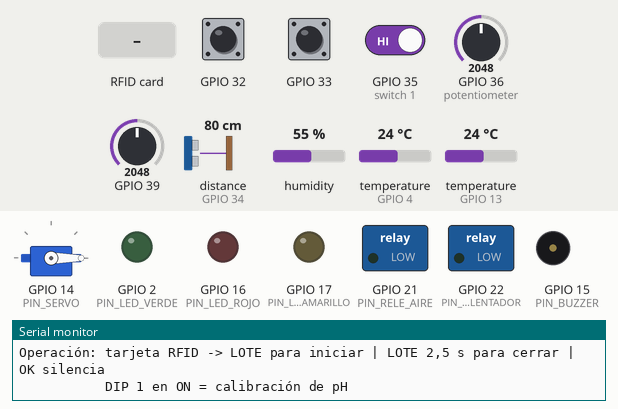
This sketch was run on a simulated ESP32. On the bench: servo, switched loads named in the sketch (green lamp = pin HIGH), output pins drawn as LEDs (lit = HIGH), buzzer (waves = sounding), the last lines printed to the serial monitor. Wiring (from diagram.json): ultrasonic range finder: trigger GPIO 25; echo GPIO 34. Dashed ring = blinking. The test bench sets the inputs (shaded band); at power-on: GPIO 35 (switch 1) HIGH, GPIO 33 HIGH, GPIO 32 HIGH, GPIO 36 (potentiometer) = 2048, GPIO 39 = 2048, distance to the obstacle (sensor on GPIO 34) 80 cm, humidity 55 %, temperature (sensors on GPIO 4, GPIO 13) 24 °C (analog values on the 0–4095 scale). WiFi joins after 1.5 s; servers stay silent unless stated; the local clock reads 2024-03-15 10:24:30 at power-on unless the sketch sets it; storage starts empty; EEPROM starts erased; servo pulses on a pin are drawn as a servo (544–2400 µs = 0–180°); pins used as bus, display or sensor lines are not drawn.

Above: at 1.6 s.
1.7 s: GPIO 35 (switch 1) driven LOW
At 3.25 s:
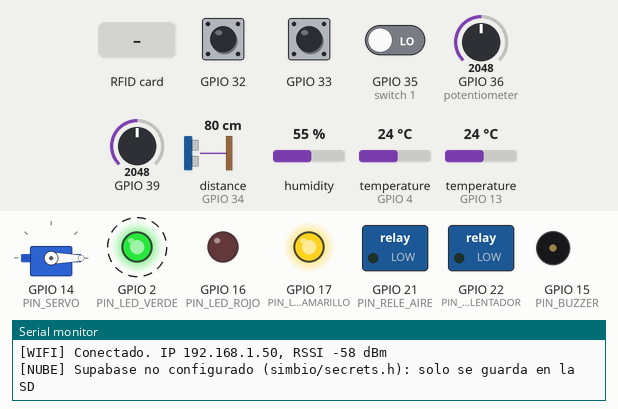
5.2 s: GPIO 33 pulled LOW for 0.15 s
At 5.46 s:
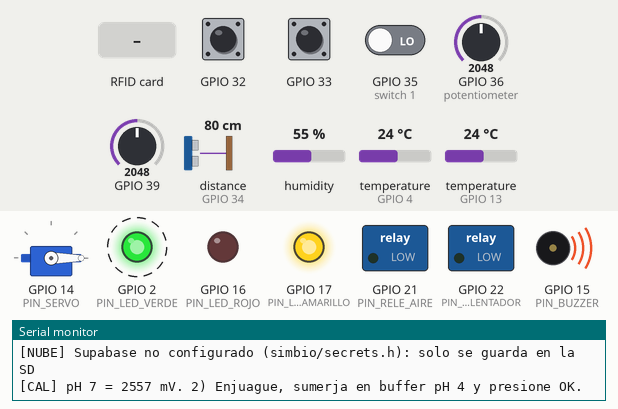
8.7 s: GPIO 33 pulled LOW for 1 s
At 11.25 s:
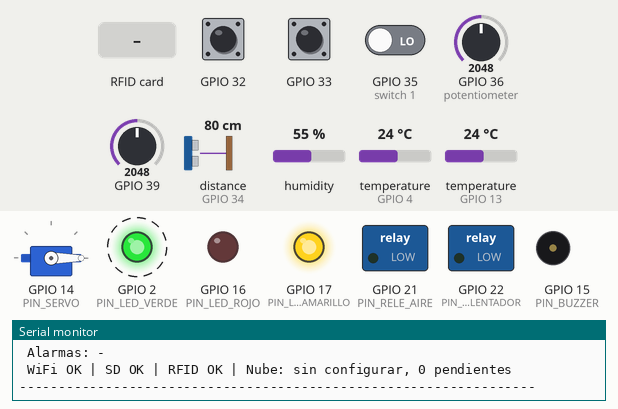
12.2 s: GPIO 35 (switch 1) driven HIGH
At 14.08 s:
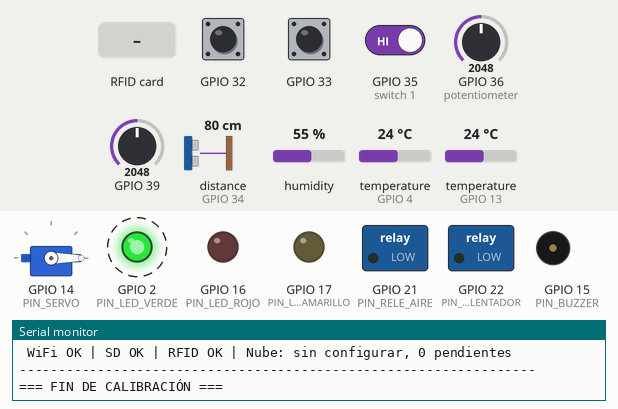
20.6 s: RFID card 5E 7A 19 C4 held to the reader
At 21.7 s:
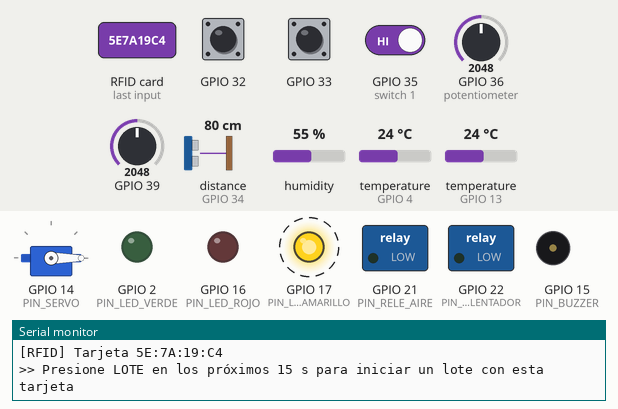
24.1 s: GPIO 32 pulled LOW for 0.15 s
At 25.8 s:
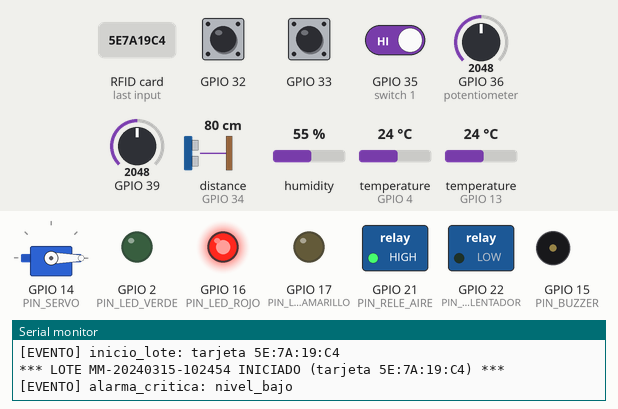
Timing chart, 0 to 46.5 s (numbered marks = the images above; inputs shaded):
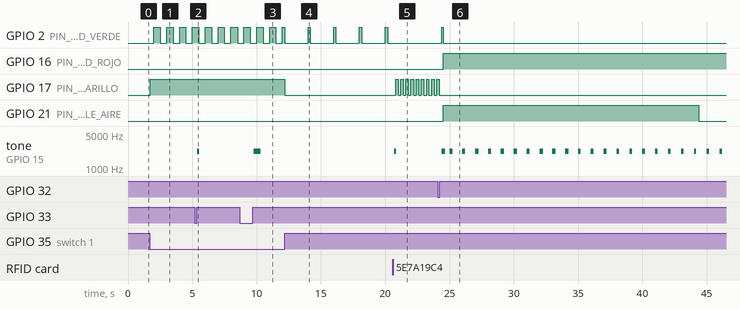

The sketch:

simbio.ino
```cpp
// =====================================================================
//  SIMBIO – Sistema IoT de monitoreo, control y trazabilidad por lote
//  para la producción artesanal de bioinsumos (activación líquida de MM)
//  Universidad de Caldas – Automatización y Control / Fundamentos de IoT
//
//  Entradas (6): pH, temperatura del líquido, nivel, gases, RFID del lote,
//                temperatura y humedad ambiente
//  Salidas  (4): bomba de aire, calentador, válvula de melaza (servo),
//                alarma (semáforo + buzzer)
//
//  Arduino IDE: placa "ESP32 Dev Module". Modo simulación/real en config.h.
//  Para Wokwi: Sketch -> Export Compiled Binary (Opción+Cmd+S).
//  Monitor serie a 115200. Escriba "ayuda" para ver los comandos.
// =====================================================================
#include "simbio.h"
#include <SPI.h>
#include <WiFi.h>

Estado E;
SemaphoreHandle_t spiMutex;

static const char *textoModo() {
  switch (E.modo) {
    case Modo::ESPERA: return "ESPERA";
    case Modo::ARMADO: return "ARMADO";
    case Modo::OPERACION: return "OPERACION";
    case Modo::CALIBRACION: return "CALIBRACION";
  }
  return "?";
}

static String fmtNum(float v, bool ok, int dec, const char *unidad) {
  if (!ok || isnan(v)) return "--";
  return String(v, dec) + unidad;
}

void imprimirEstado() {
  const Lecturas &L = E.lec;
  bool est;
  uint32_t ep = epochAhora(est);
  char hora[24] = "sin hora";
  if (ep > 0) fmtLocal(ep, hora, sizeof(hora), "%Y-%m-%d %H:%M:%S");
  Serial.println("------------------------------------------------------------------");
  Serial.printf(" %s%s | modo %s", hora, est && ep ? " (estimada)" : "", textoModo());
  if (E.lote.activo) Serial.printf(" | lote %s, %lu s", E.lote.id, (unsigned long)loteSegundos());
  Serial.println();
  Serial.printf(" pH %s (%s) | T liquido %s (SP %.1f) | T amb %s HR %s\n",
                fmtNum(L.ph, L.okPh, 2, "").c_str(), fmtNum(L.phMv, L.okPh, 0, " mV").c_str(),
                fmtNum(L.tempLiq, L.okTemp, 2, " C").c_str(), E.setpoint,
                fmtNum(L.tempAmb, L.okDht, 1, " C").c_str(), fmtNum(L.humAmb, L.okDht, 0, " %").c_str());
  Serial.printf(" Nivel %s (%s) | Gas %s\n",
                fmtNum(L.nivelCm, L.okNivel, 1, " cm").c_str(), fmtNum(L.volumenL, L.okNivel, 2, " L").c_str(),
                L.okGas ? fmtNum(L.gasIdx, true, 0, "/100").c_str() : "precalentando");
  Serial.printf(" Aire %s | Calentador %s | Valvula %s | Aire acum %.1f min | Dosis %u\n",
                E.sal.aire ? "ON" : "off", E.sal.calentador ? "ON" : "off",
                E.sal.valvula ? "ABIERTA" : "cerrada", E.lote.aireS / 60.0f, E.lote.dosis);
  Serial.printf(" Alarmas: %s%s\n", textoAlarmas(E.alarmas).c_str(),
                (E.silenciadas ? " (sonido silenciado)" : ""));
  Serial.printf(" WiFi %s | SD %s | RFID %s | Nube: %s, %lu pendientes\n",
                E.wifiOk ? "OK" : "no", E.sdOk ? "OK" : "no", E.rfidOk ? "OK" : "no",
                nubeConfigurada() ? "Supabase" : "sin configurar", (unsigned long)colaPendientes());
  Serial.println("------------------------------------------------------------------");
}

static void ayuda() {
  Serial.println(
    "\nComandos (Monitor serie):\n"
    "  estado        muestra lecturas y salidas\n"
    "  sp <C>        cambia el setpoint de temperatura (ej. sp 30)\n"
    "  dosis         fuerza una dosis de melaza\n"
    "  cerrar        cierra el lote activo\n"
    "  sd            lista los archivos de la SD\n"
    "  csv           muestra el CSV del lote actual\n"
    "  calreset      vuelve a la calibración de pH por defecto\n"
    "  wifi          estado de la red\n"
    "  reiniciar     reinicia el ESP32 (prueba de reanudación del lote)\n"
    "Operación: tarjeta RFID -> LOTE para iniciar | LOTE 2,5 s para cerrar | OK silencia\n"
    "           DIP 1 en ON = calibración de pH\n");
}

static void comandos() {
  static String linea;
  while (Serial.available()) {
    char c = Serial.read();
    if (c == '\r') continue;
    if (c != '\n') {
      if (linea.length() < 60) linea += c;
      continue;
    }
    linea.trim();
    String cmd = linea;
    linea = "";
    cmd.toLowerCase();
    if (cmd.isEmpty()) continue;
    if (cmd == "ayuda" || cmd == "help") ayuda();
    else if (cmd == "estado") imprimirEstado();
    else if (cmd.startsWith("sp ")) setpointGuardar(cmd.substring(3).toFloat());
    else if (cmd == "dosis") controlForzarDosis();
    else if (cmd == "cerrar") loteCerrar("comando serie");
    else if (cmd == "sd") sdListar();
    else if (cmd == "csv") sdVolcarCsvLote();
    else if (cmd == "calreset") calRestablecer();
    else if (cmd == "wifi") Serial.printf("[WIFI] %s, IP %s, RSSI %d\n", E.wifiOk ? "conectado" : "desconectado",
                                          WiFi.localIP().toString().c_str(), WiFi.RSSI());
    else if (cmd == "reiniciar") { if (E.lote.activo) loteGuardar(); delay(100); ESP.restart(); }
    else Serial.println("Comando no reconocido. Escriba \"ayuda\".");
  }
}

void setup() {
  Serial.begin(115200);
  delay(300);
  Serial.println("\n==================================================================");
  Serial.printf(" SIMBIO %s  –  %s  (%s)\n", VERSION_FW, DISPOSITIVO_ID,
                SIMBIO_SIM ? "SIMULACION Wokwi, tiempos acelerados" : "prototipo real");
  Serial.println(" Trazabilidad por lote – activación líquida de MM");
  Serial.println("==================================================================");

  spiMutex = xSemaphoreCreateMutex();

  // Bus SPI compartido: RC522 (CS 5) y SD (CS 26). Ambos CS en alto antes de iniciar.
  pinMode(PIN_RFID_SS, OUTPUT);
  digitalWrite(PIN_RFID_SS, HIGH);
  pinMode(PIN_SD_CS, OUTPUT);
  digitalWrite(PIN_SD_CS, HIGH);
  SPI.begin(PIN_SPI_SCK, PIN_SPI_MISO, PIN_SPI_MOSI);

  tiempoInicio();
  actuadoresInicio();
  sensoresInicio();
  registroInicio();
  loteInicio();
  nubeInicio();
  ayuda();
}

void loop() {
  sensoresActualizar();
  loteActualizar();
  controlActualizar();
  actuadoresActualizar();
  tiempoActualizar();
  registroActualizar();
  comandos();
  delay(5);
}
```

actuadores.cpp
```cpp
// =====================================================================
//  SIMBIO – Actuadores: relés, servo (válvula de melaza), semáforo, buzzer
// =====================================================================
#include "simbio.h"

// ---- Compatibilidad del PWM (LEDC) con el núcleo ESP32 2.x y 3.x ----
// El gestor de placas de Arduino IDE instala hoy el núcleo 3.x, que usa pines
// en lugar de canales. Este bloque permite compilar con cualquiera de los dos.
#if ESP_ARDUINO_VERSION_MAJOR >= 3
#define PWM_SERVO  PIN_SERVO
#define PWM_BUZZER PIN_BUZZER
static void pwmIniciar(uint8_t pin, uint8_t, uint32_t frec, uint8_t bits) { ledcAttach(pin, frec, bits); }
#else
#define PWM_SERVO  CANAL_LEDC_SERVO
#define PWM_BUZZER CANAL_LEDC_BUZZER
static void pwmIniciar(uint8_t pin, uint8_t canal, uint32_t frec, uint8_t bits) {
  ledcSetup(canal, frec, bits);
  ledcAttachPin(pin, canal);
}
#endif

static int anguloServo = -1;
static uint32_t pitidoHastaMs = 0;
static bool buzzerEncendido = false;

static void rele(uint8_t pin, bool encendido) {
  bool nivel = RELE_ACTIVO_ALTO ? encendido : !encendido;
  digitalWrite(pin, nivel ? HIGH : LOW);
}

// Servo por LEDC a 50 Hz (16 bits): sin librerías externas
static void servoAngulo(int grados) {
  if (grados == anguloServo) return;
  anguloServo = grados;
  uint32_t us = map(constrain(grados, 0, 180), 0, 180, 500, 2400);
  uint32_t duty = (uint32_t)((uint64_t)us * 65535ULL / 20000ULL);
  ledcWrite(PWM_SERVO, duty);
}

static void buzzer(bool on) {
  if (on == buzzerEncendido) return;
  buzzerEncendido = on;
#if BUZZER_ACTIVO
  digitalWrite(PIN_BUZZER, on ? HIGH : LOW);
#else
  ledcWriteTone(PWM_BUZZER, on ? 2200 : 0);
#endif
}

void buzzerPitido(uint16_t ms) { pitidoHastaMs = millis() + ms; }

void actuadoresInicio() {
  pinMode(PIN_RELE_AIRE, OUTPUT);
  pinMode(PIN_RELE_CALENTADOR, OUTPUT);
  rele(PIN_RELE_AIRE, false);
  rele(PIN_RELE_CALENTADOR, false);

  pinMode(PIN_LED_ROJO, OUTPUT);
  pinMode(PIN_LED_AMARILLO, OUTPUT);
  pinMode(PIN_LED_VERDE, OUTPUT);

  pwmIniciar(PIN_SERVO, CANAL_LEDC_SERVO, 50, 16);
  servoAngulo(SERVO_CERRADO_GRAD);

#if BUZZER_ACTIVO
  pinMode(PIN_BUZZER, OUTPUT);
  digitalWrite(PIN_BUZZER, LOW);
#else
  pwmIniciar(PIN_BUZZER, CANAL_LEDC_BUZZER, 2200, 10);
  ledcWrite(PWM_BUZZER, 0);
#endif
}

static void leds(bool r, bool a, bool v) {
  digitalWrite(PIN_LED_ROJO, r);
  digitalWrite(PIN_LED_AMARILLO, a);
  digitalWrite(PIN_LED_VERDE, v);
}

static void semaforo() {
  uint32_t t = millis();
  bool lento = (t % 2000) < 150;     // destello corto cada 2 s
  bool rapido = (t % 400) < 200;
  bool medio = (t % 1000) < 500;
  uint32_t avisos = E.alarmas & ~AL_CRITICAS;
  uint32_t criticas = E.alarmas & AL_CRITICAS;

  switch (E.modo) {
    case Modo::CALIBRACION:
      leds(false, true, medio);
      break;
    case Modo::ARMADO:
      leds(false, rapido, false);
      break;
    case Modo::ESPERA:
      if (criticas || avisos) leds(false, lento, false);
      else leds(false, false, lento);
      break;
    case Modo::OPERACION:
      if (criticas) leds(true, false, false);
      else if (avisos) leds(false, true, false);
      else leds(false, false, true);
      break;
  }
}

void actuadoresActualizar() {
  rele(PIN_RELE_AIRE, E.sal.aire);
  rele(PIN_RELE_CALENTADOR, E.sal.calentador);
  servoAngulo(E.sal.valvula ? SERVO_ABIERTO_GRAD : SERVO_CERRADO_GRAD);
  semaforo();

  // Buzzer: alarmas críticas no silenciadas (patrón 200 ms / 1 s) o pitido de confirmación
  bool alarmaSonora = E.modo == Modo::OPERACION &&
                      (E.alarmas & AL_CRITICAS & ~E.silenciadas) != 0 &&
                      (millis() % 1000) < 200;
  bool pitido = (int32_t)(pitidoHastaMs - millis()) > 0;
  buzzer(alarmaSonora || pitido);
}
```

control.cpp
```cpp
// =====================================================================
//  SIMBIO – Control del proceso y alarmas
//   * Temperatura: on/off con histéresis ±0,5 °C + enclavamientos
//   * Aireación: ciclos ON/OFF con minutos acumulados
//   * Melaza: dosis programadas con el servo (válvula de pinza)
// =====================================================================
#include "simbio.h"

static uint32_t tControl = 0;
static uint32_t ultimoMs = 0;
static uint32_t aireMsAcum = 0;          // fracción de segundo de aireación
static bool aireFaseOn = true;
static uint32_t aireFaseInicioS = 0;
static bool dosificando = false;
static uint32_t dosisFinMs = 0;

struct NombreAlarma { uint32_t bit; const char *nombre; };
static const NombreAlarma NOMBRES[] = {
  {AL_NIVEL_BAJO, "nivel_bajo"},     {AL_NIVEL_ALTO, "nivel_alto"},
  {AL_SENSOR_NIVEL, "sensor_nivel"}, {AL_TEMP_ALTA, "temp_alta"},
  {AL_SENSOR_TEMP, "sensor_temp"},   {AL_PH_BAJO, "ph_bajo"},
  {AL_TEMP_FUERA, "temp_fuera"},     {AL_PH_ALTO, "ph_alto"},
  {AL_SENSOR_PH, "sensor_ph"},       {AL_GAS, "gas_alto"},
  {AL_DHT, "sensor_dht"},            {AL_SD, "sd"},
  {AL_SIN_RED, "sin_red"},           {AL_RFID, "rfid"},
  {AL_CAL, "ph_sin_calibrar"},
};

const char *nombreAlarma(uint32_t bit) {
  for (auto &n : NOMBRES) if (n.bit == bit) return n.nombre;
  return "?";
}

String textoAlarmas(uint32_t m) {
  if (!m) return "-";
  String s;
  for (auto &n : NOMBRES) {
    if (m & n.bit) {
      if (s.length()) s += ",";
      s += n.nombre;
    }
  }
  return s;
}

const char *textoSemaforo() {
  if (E.modo != Modo::OPERACION) return "inactivo";
  if (E.alarmas & AL_CRITICAS) return "rojo";
  if (E.alarmas) return "amarillo";
  return "verde";
}

void controlInicio() {
  ultimoMs = millis();
  aireFaseOn = true;
  aireFaseInicioS = loteSegundos();
  dosificando = false;
}

void controlForzarDosis() {
  if (!E.lote.activo) {
    Serial.println("[CONTROL] No hay lote activo");
    return;
  }
  E.lote.proxDosisS = loteSegundos();
  Serial.println("[CONTROL] Dosis manual solicitada");
}

static void evaluarAlarmas() {
  uint32_t a = 0;
  uint32_t ls = loteSegundos();
  const Lecturas &L = E.lec;

  if (!L.okNivel) a |= AL_SENSOR_NIVEL;
  else {
    if (L.nivelCm < NIVEL_MIN_CM) a |= AL_NIVEL_BAJO;
    if (L.nivelCm > NIVEL_MAX_CM) a |= AL_NIVEL_ALTO;
  }
  if (!L.okTemp) a |= AL_SENSOR_TEMP;
  else {
    if (L.tempLiq >= T_MAX_C) a |= AL_TEMP_ALTA;
    else if (fabsf(L.tempLiq - E.setpoint) > T_TOLERANCIA_C && ls > T_GRACIA_S) a |= AL_TEMP_FUERA;
  }
  if (!L.okPh) a |= AL_SENSOR_PH;
  else {
    if (L.ph < PH_MIN_CRITICO) a |= AL_PH_BAJO;
    if (L.ph > PH_ALERTA_ALTO && ls > PH_GRACIA_S) a |= AL_PH_ALTO;
  }
  if (L.okGas && L.gasIdx > GAS_ALERTA_IDX) a |= AL_GAS;
  if (!L.okDht) a |= AL_DHT;
  if (!E.sdOk) a |= AL_SD;
  if (!E.wifiOk) a |= AL_SIN_RED;
  if (!E.rfidOk) a |= AL_RFID;
  if (!E.cal.valida) a |= AL_CAL;

  // Sin lote activo solo importan las fallas de equipo
  if (!E.lote.activo) a &= AL_INFRA;

  uint32_t nuevas = a & ~E.alarmas;
  uint32_t resueltas = E.alarmas & ~a;
  for (auto &n : NOMBRES) {
    if (nuevas & n.bit) {
      if (E.lote.activo) evento((n.bit & AL_CRITICAS) ? "alarma_critica" : "aviso", n.nombre);
      else Serial.printf("[ALARMA] %s\n", n.nombre);
    }
    if ((resueltas & n.bit) && E.lote.activo) evento("alarma_resuelta", n.nombre);
  }
  E.alarmas = a;
  E.silenciadas &= a;   // si una alarma silenciada desaparece y vuelve, suena otra vez
}

static void salidasSeguras() {
  E.sal.aire = false;
  E.sal.calentador = false;
  E.sal.valvula = false;
  dosificando = false;
}

static void controlTemperatura() {
  const Lecturas &L = E.lec;
  bool enclavado = !L.okTemp || !L.okNivel || L.nivelCm < NIVEL_MIN_CM || L.tempLiq >= T_MAX_C;
  if (enclavado) {
    E.sal.calentador = false;         // nunca calentar sin agua o sin lectura
    return;
  }
  if (L.tempLiq < E.setpoint - HISTERESIS_C) E.sal.calentador = true;
  else if (L.tempLiq > E.setpoint + HISTERESIS_C) E.sal.calentador = false;
}

static void controlAireacion(uint32_t ls, uint32_t dtMs) {
  uint32_t dur = aireFaseOn ? AIRE_ON_S : AIRE_OFF_S;
  if (ls - aireFaseInicioS >= dur) {
    aireFaseOn = !aireFaseOn;
    aireFaseInicioS = ls;
  }
  E.sal.aire = aireFaseOn;
  if (E.sal.aire) {
    aireMsAcum += dtMs;
    while (aireMsAcum >= 1000) { aireMsAcum -= 1000; E.lote.aireS++; }
  }
}

static void controlDosis(uint32_t ls) {
  if (dosificando) {
    if ((int32_t)(millis() - dosisFinMs) >= 0) {
      dosificando = false;
      E.sal.valvula = false;
      E.lote.dosis++;
      E.lote.proxDosisS = ls + DOSIS_INTERVALO_S;
      evento("dosis_melaza", String("dosis #") + E.lote.dosis + ", " + DOSIS_ABIERTA_MS + " ms");
      loteGuardar();
    }
    return;
  }
  if (ls < E.lote.proxDosisS) return;
  bool nivelOk = E.lec.okNivel && E.lec.nivelCm < NIVEL_MAX_CM - 1.0f;
  if (!nivelOk) {
    E.lote.proxDosisS = ls + DOSIS_REINTENTO_S;
    evento("dosis_pospuesta", "nivel alto o sin lectura de nivel");
    return;
  }
  dosificando = true;
  dosisFinMs = millis() + DOSIS_ABIERTA_MS;
  E.sal.valvula = true;
  Serial.println("[CONTROL] Abriendo válvula de melaza");
}

void controlActualizar() {
  uint32_t ahora = millis();
  if (ahora - tControl < 250) return;
  tControl = ahora;
  uint32_t dt = ahora - ultimoMs;
  ultimoMs = ahora;

  // Primeros 4 s: los sensores aún no tienen lectura; no evaluar para evitar falsas alarmas
  if (ahora < 4000) {
    salidasSeguras();
    return;
  }
  evaluarAlarmas();

  if (E.modo == Modo::CALIBRACION || !E.lote.activo) {
    salidasSeguras();
    return;
  }
  uint32_t ls = loteSegundos();
  controlTemperatura();
  controlAireacion(ls, dt);
  controlDosis(ls);
}
```

secrets.h
```cpp
#pragma once
// =====================================================================
//  Credenciales (NO subir este archivo a un repositorio público)
// =====================================================================

#if SIMBIO_SIM
// En Wokwi la red virtual se llama Wokwi-GUEST y no tiene clave
#define WIFI_SSID "Wokwi-GUEST"
#define WIFI_PASS ""
#else
#define WIFI_SSID "NOMBRE_DE_TU_RED"
#define WIFI_PASS "CLAVE_DE_TU_RED"
#endif

// Supabase -> Project Settings -> API (o "Connect")
//   SUPABASE_URL: https://xxxxxxxxxxxx.supabase.co   (sin "/" al final)
//   SUPABASE_KEY: la clave pública (anon / publishable), NUNCA la service_role
// Si se dejan vacías, el prototipo funciona igual y guarda los datos en la SD.
#define SUPABASE_URL ""
#define SUPABASE_KEY ""
```

Source omitted: lote.cpp (11957 bytes), nube.cpp (4920 bytes), sensores.cpp (5182 bytes), simbio.h (4733 bytes), config.h (5848 bytes), registro.cpp (12162 bytes)

Measured:
- after the input at 1.7 s, GPIO 2 (PIN_LED_VERDE): alternates HIGH for 0.48 s and LOW for 0.51 s, starting after 0.80 s; GPIO 17 (PIN_LED_AMARILLO): LOW → HIGH at once
- after the input at 5.2 s, tone on GPIO 15 (PIN_BUZZER): silent → 2200 Hz after 0.19 s, → silent 0.15 s later
- after the input at 8.7 s, tone on GPIO 15 (PIN_BUZZER): silent → 2200 Hz after 1.1 s, → silent 0.58 s later
- after the input at 12.2 s, GPIO 2 (PIN_LED_VERDE): alternates HIGH for 0.17 s and LOW for 1.8 s, starting at once; GPIO 17 (PIN_LED_AMARILLO): HIGH → LOW at once
- after the input at 20.6 s, GPIO 2 (PIN_LED_VERDE): stays LOW (without the input it goes to HIGH after 1.4 s); GPIO 17 (PIN_LED_AMARILLO): alternates HIGH for 0.20 s and LOW for 0.20 s, starting after 0.21 s; tone on GPIO 15 (PIN_BUZZER): silent → 2200 Hz after 0.12 s, → silent 0.12 s later
- after the input at 24.1 s, GPIO 16 (PIN_LED_ROJO): LOW → HIGH after 0.42 s; GPIO 17 (PIN_LED_AMARILLO): goes on until 24.2 s, then stays LOW
